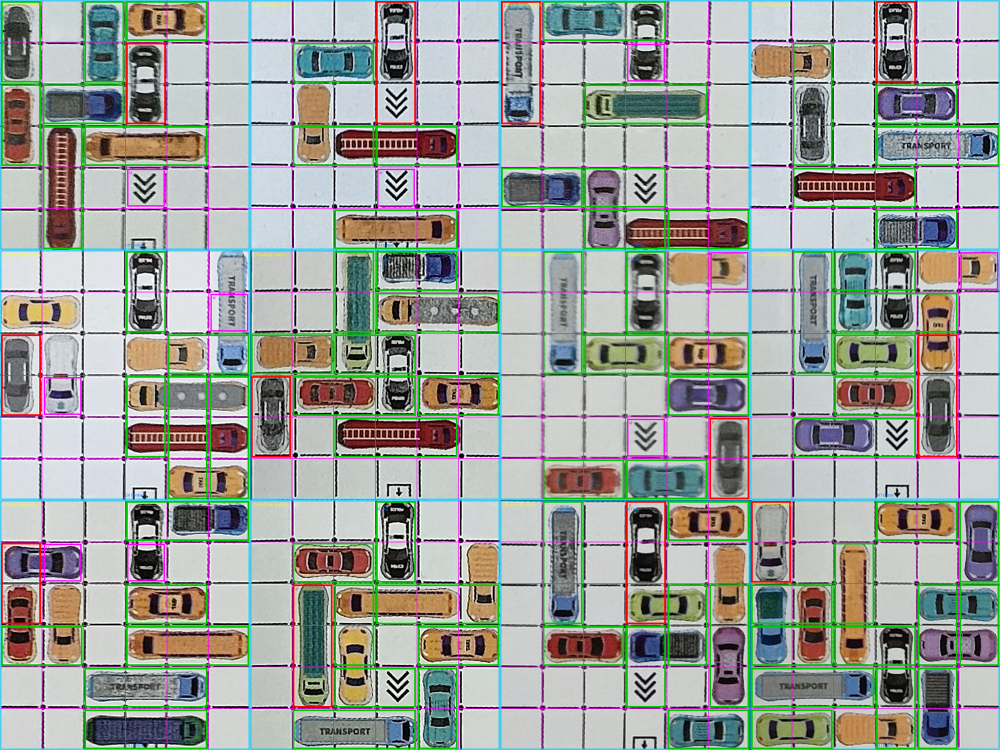
#> input picture tools/parking_book/verify_12.png, 2000 x 1500 px (shown at 1/2 size)
$ python -i extract6.py   (imports and definitions only)
#> lines starting #> are read from the running program, lines starting #| are printed output that depends on the picture; after the words box and inside, x2 and y2 are one past the last pixel; in counts of white or black regions, pixels touching at a corner belong together
#> further down, picture is the input picture: shape (1500, 2000, 3); mean B, G, R 156.1, 159.9, 157.3
#!/usr/bin/env python3
"""
停车场关卡册照片 -> 结构化棋盘图 提取工具 (v6)
流程：
  1) 竖幅照片自动转正
  2) 暗点掩膜连通域(膨胀桥接)粗定位每块棋盘 -> 按页 4xN 分槽
  3) 每槽在“未膨胀”掩膜里找该黑框自身的连通域 -> 取其四点(精确、不含题号文字)
  4) 缺检/碎框的槽位，用同行或同列已定位棋盘的四边形按格距平移补出
  5) 四点透视校正成方图 -> 检测印刷格线精确定位 -> 裁成方图并叠 6x6 格线
用法： python extract.py --all   |   python extract.py <照片路径>
"""
import os, sys, glob, json, shutil
import numpy as np
from PIL import Image, ImageDraw
from scipy import ndimage

Image.MAX_IMAGE_PIXELS = None
SRC = "/volume1/docker/hermes/files/bot_workspace/tmp/parking"
OUTROOT = "/opt/data/parking_grid/out"
THRESH = 100
MID, SIDE, N = 1200, 720, 6
MINB, MAXB = 170, 900
TOL = 80


# [67 lines left out: functions quad_corners, dst2src, cluster_k, detect, not called in this run]


def dark_profile(rgb):
    mx = rgb.max(axis=2).astype(np.int16)
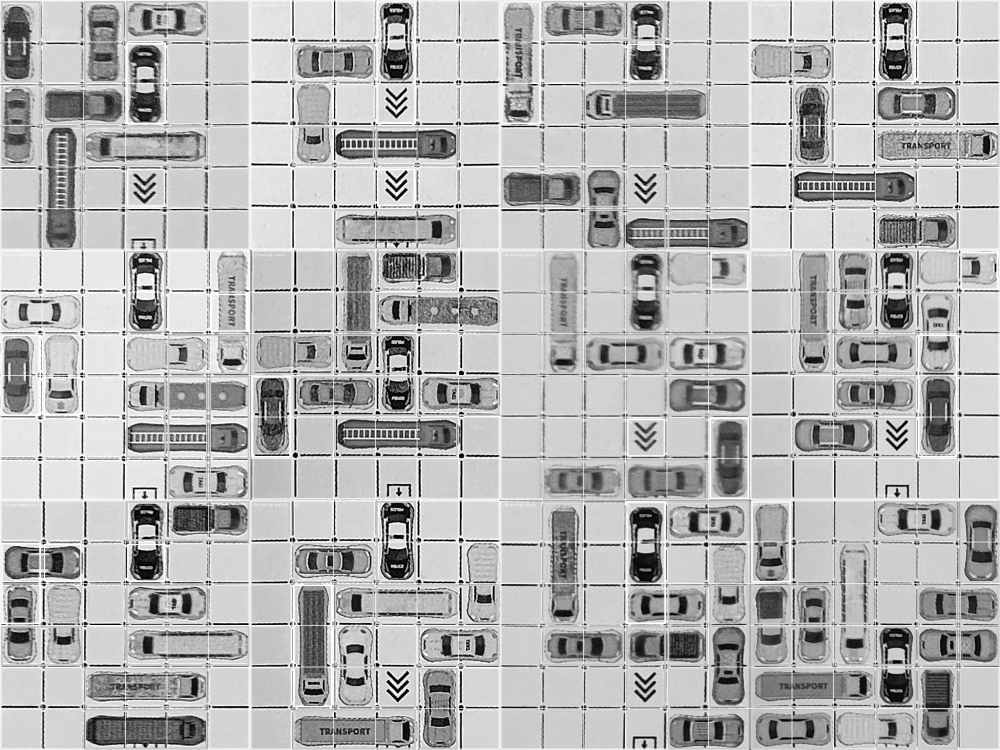
#> mx: shape (1500, 2000) int16 (shown at 1/2 size); min 0, max 255, mean 178.9
    mn = rgb.min(axis=2).astype(np.int16)
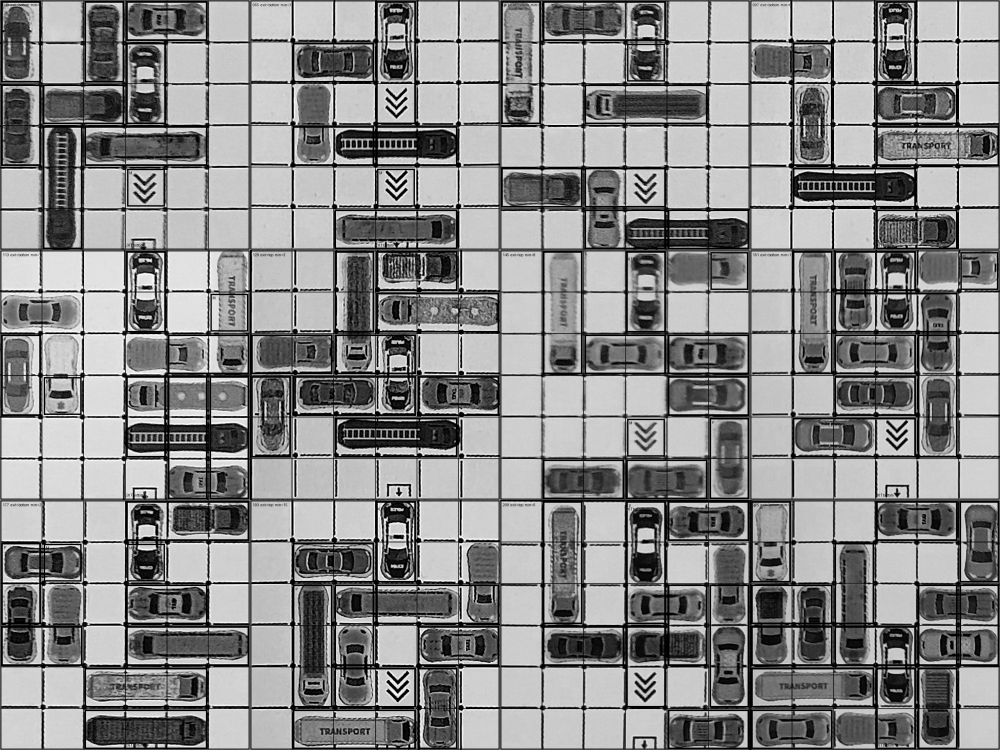
#> mn: shape (1500, 2000) int16 (shown at 1/2 size); min 0, max 255, mean 137.5
    dark = (mx < 178) & ((mx - mn) < 45)
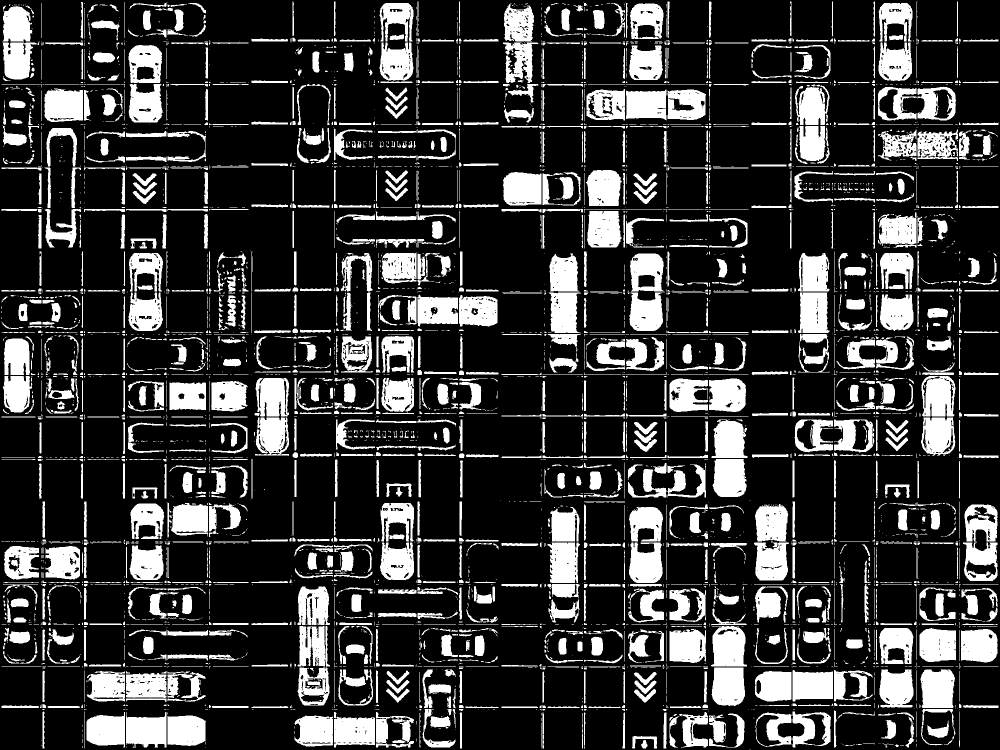
#> dark: shape (1500, 2000) bool (shown at 1/2 size); 21.7% white; 3997 white regions (2470 under 20 px), largest, box (x1, y1, x2, y2) and area: (5, 11, 73, 159) 7139, (1841, 1339, 1910, 1416) 4689, (1422, 1252, 1494, 1333) 4672
    dark &= ~ndimage.binary_dilation((mx - mn) >= 45, iterations=6)
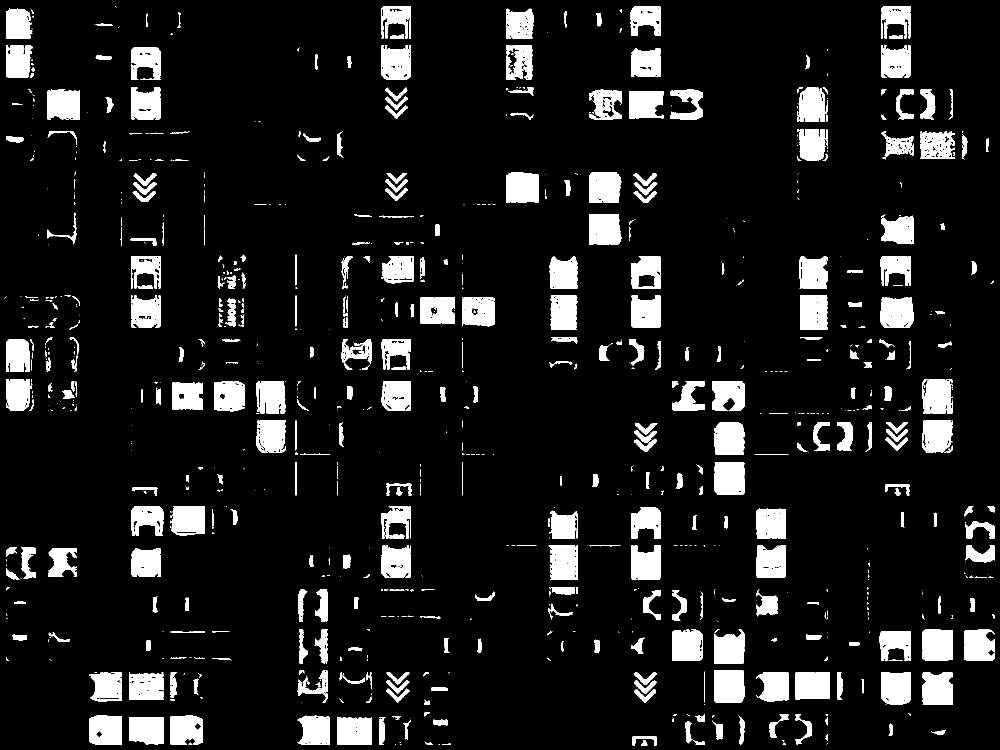
#> dark: shape (1500, 2000) bool (shown at 1/2 size); 10.6% white; 888 white regions (453 under 20 px), largest, box (x1, y1, x2, y2) and area: (1428, 1341, 1489, 1406) 3846, (1429, 924, 1489, 989) 3834, (1012, 345, 1077, 406) 3780
    v = ndimage.binary_opening(dark, structure=np.ones((25, 1), bool))
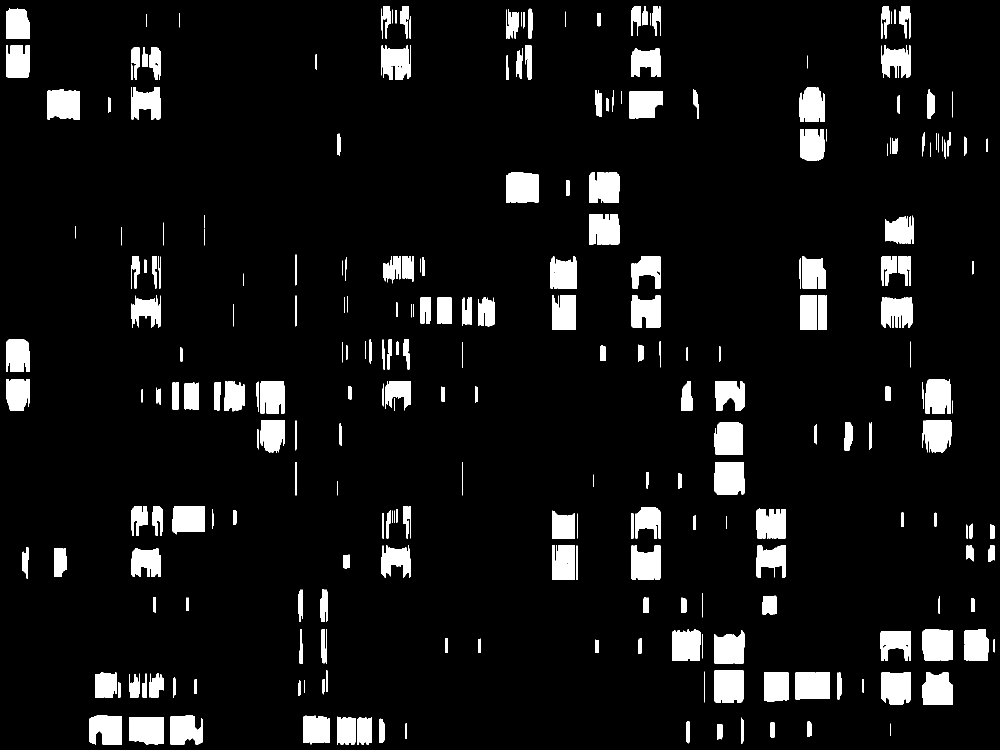
#> v: shape (1500, 2000) bool (shown at 1/2 size); 7.7% white; 299 white regions, largest, box (x1, y1, x2, y2) and area: (1012, 345, 1077, 406) 3779, (1429, 924, 1489, 989) 3765, (1428, 1341, 1488, 1406) 3755
    h = ndimage.binary_opening(dark, structure=np.ones((1, 25), bool))
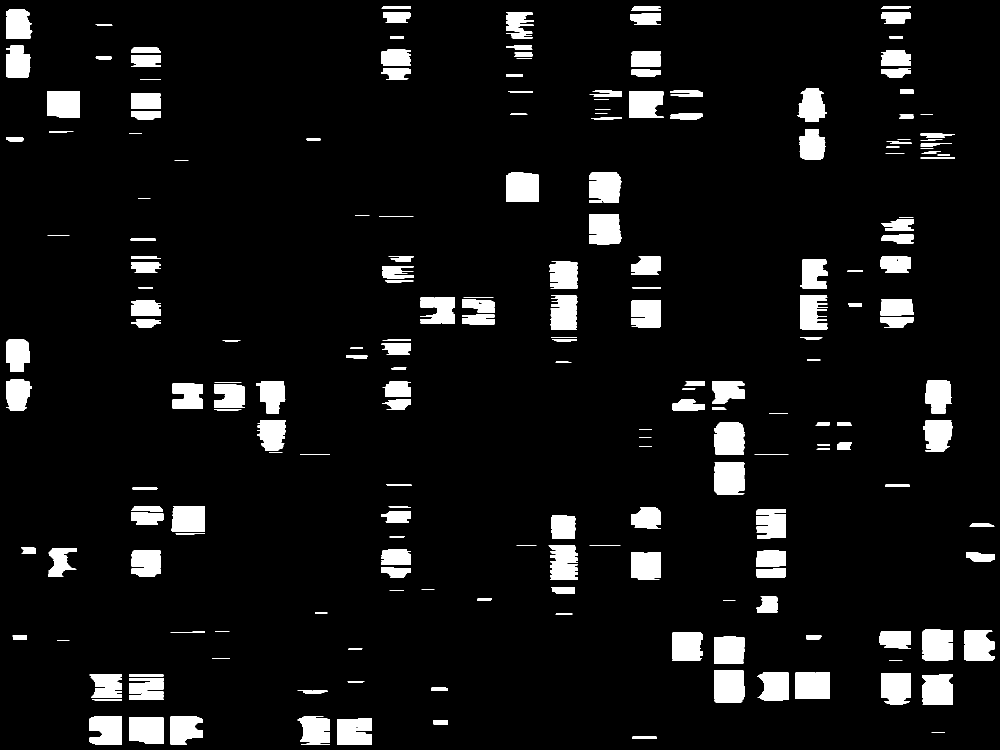
#> h: shape (1500, 2000) bool (shown at 1/2 size); 7.3% white; 236 white regions, largest, box (x1, y1, x2, y2) and area: (1429, 924, 1489, 989) 3790, (1012, 345, 1077, 404) 3726, (1845, 1259, 1906, 1322) 3673
    return v.sum(axis=0).astype(np.float32), h.sum(axis=1).astype(np.float32)


# [58 lines left out: functions fit_grid, render, not called in this run]


def shift_quad(q, dx, dy):
    return [(x + dx, y + dy) for (x, y) in q]


# [136 lines left out: function process_photo, not called in this run]


# [11 lines not run here, left out]

>>> import cv2
>>> picture = cv2.imread('verify_12.png')
>>> result = dark_profile(picture)
